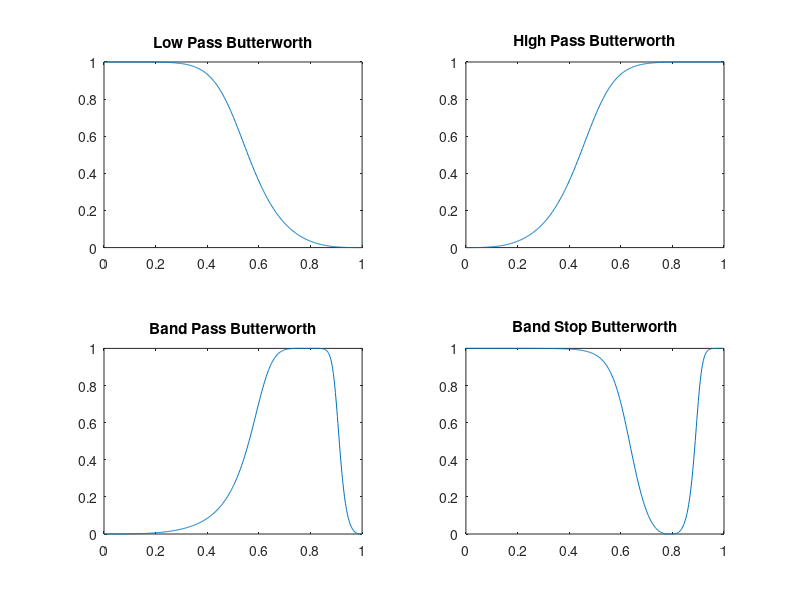
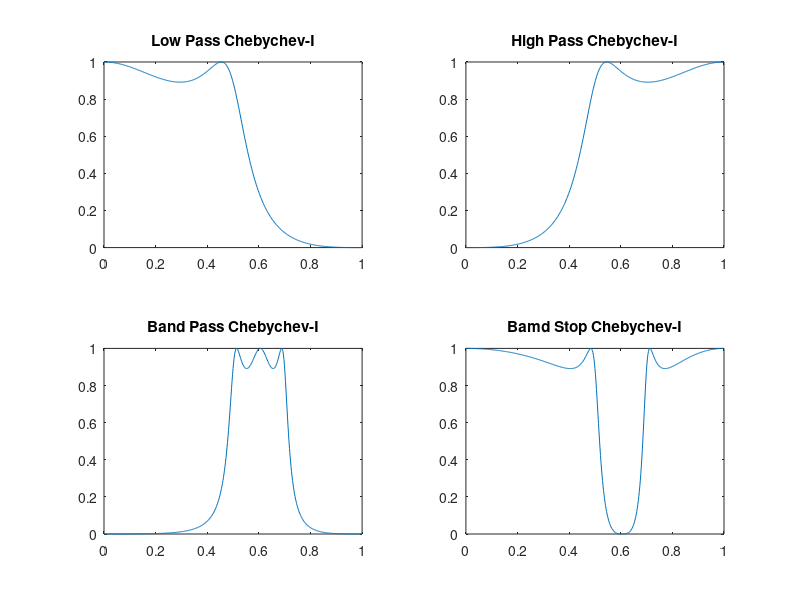
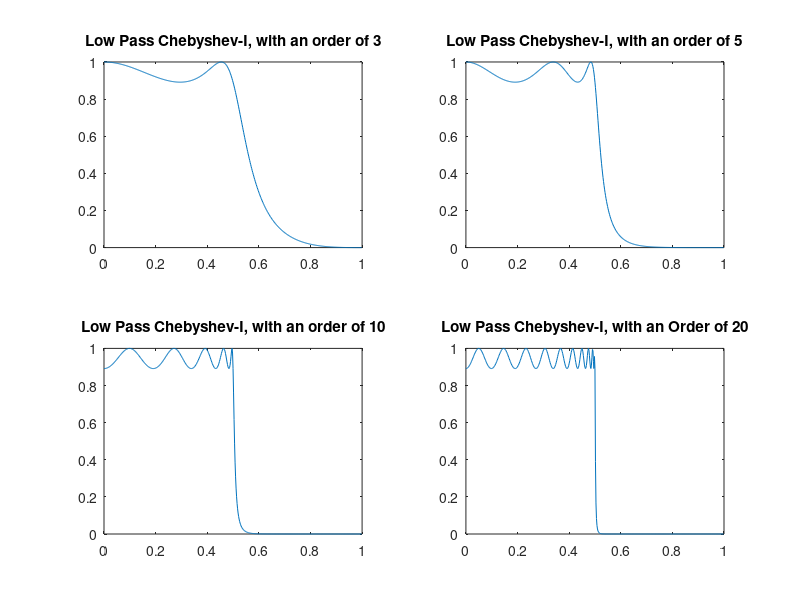
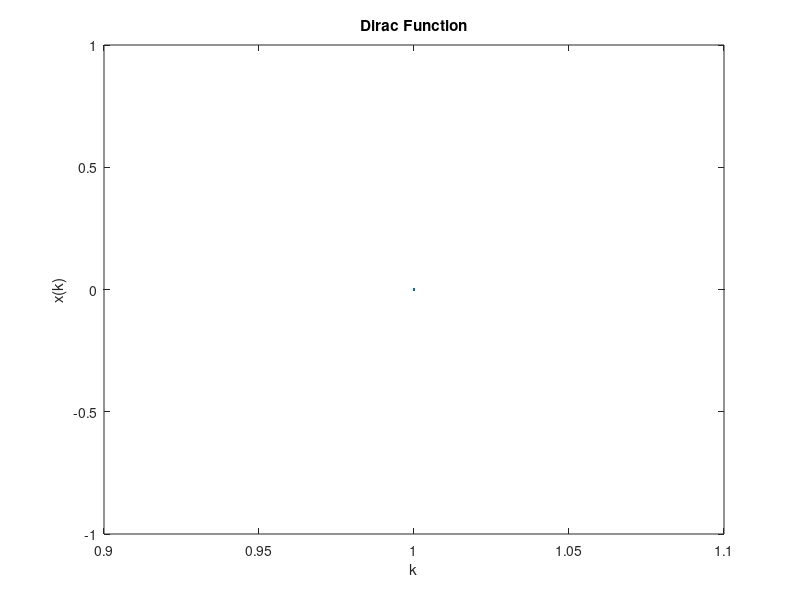

Recreate these plots in MATLAB, in order. (Note: this script raises an error after producing the figures.)

%%%%  Sam Pervaiz %%%%
%%%%%    LAB6&7   %%%%%

function SamLab6_7()


%  Question 1

[x,y] = butter(3,0.5,'low');
[H, W]= freqz(x,y);
figure(1);
subplot(2,2,1);
plot(W/pi, abs(H)); 
title('Low Pass Butterworth');

[x,y] = butter(3,0.5, 'high');
[H, W]= freqz(x,y);
subplot(2,2,2);
plot(W/pi, abs(H)); 
title('High Pass Butterworth');

[x,y] = butter(3,[0.6 0.9]);
[H, W]= freqz(x,y);
subplot(2,2,3);
plot(W/pi, abs(H));
title('Band Pass Butterworth');

[x,y] = butter(3,[0.6 0.9] , 'stop');
[H, W]= freqz(x,y);
subplot(2,2,4);
plot(W/pi, abs(H));
title('Band Stop Butterworth');

[x,y] = cheby1(3,1,0.5,'low');  
[H, W]= freqz(x,y);
figure(2);
subplot(2,2,1);
plot(W/pi, abs(H)); 
title('Low Pass Chebychev-I');

[x,y] = cheby1(3,1, 0.5, 'high');
[H, W]= freqz(x,y);
subplot(2,2,2);
plot(W/pi, abs(H));
title('High Pass Chebychev-I');

[x,y] = cheby1(3,1, [0.5 0.7]);
[H, W]= freqz(x,y);
subplot(2,2,3);
plot(W/pi, abs(H));
title('Band Pass Chebychev-I');

[x,y] = cheby1(3,1, [0.5 0.7] , 'stop');
[H, W]= freqz(x,y);
subplot(2,2,4);
plot(W/pi, abs(H)); 
title('Bamd Stop Chebychev-I');
figure(3);

[x,y] = cheby1(3,1,0.5,'low');
[H, W]= freqz(x,y);
subplot(2,2,1);
plot(W/pi, abs(H));
title('Low Pass Chebyshev-I, with an order of 3');

[x,y] = cheby1(5,1,0.5,'low');
[H, W]= freqz(x,y);
subplot(2,2,2);
plot(W/pi, abs(H)); 
title('Low Pass Chebyshev-I, with an order of 5');

[x,y] = cheby1(10,1,0.5,'low');
[H, W]= freqz(x,y);
subplot(2,2,3);
plot(W/pi, abs(H));
title('Low Pass Chebyshev-I, with an order of 10');

[x,y] = cheby1(20,1,0.5,'low');
[H, W]= freqz(x,y);
subplot(2,2,4);
plot(W/pi, abs(H));
title('Low Pass Chebyshev-I, with an Order of 20');

%Observations : The gradient of the Low Pass filter gets more ideal, also
% the ripple of the Low Pass filter increases by increasing the order 

% Question 2 

SamDirac=dirac(40, 20);
figure(4);   
plot(SamDirac); 
title('Dirac Function'); xlabel('k'); ylabel('x(k)');
Scale = 0.5; 
Ts = 1; 
Alpha = Scale*Ts;  
AlphaSignal = exp(-Alpha) ;
SamDiracAnticausalSmooth = zeros(length(SamDirac),1);
DiracLength=length(SamDirac)-2:-1:1;

for i =  DiracLength 
 SamDiracAnticausalSmooth(i) = Scale*Alpha*AlphaSignal*dirac(i+1)+(2*AlphaSignal)*SamDiracAnticausalSmooth(i+1)-(AlphaSignal^2)*SamDiracAnticausalSmooth(i+2);
end

figure(5)
stem (SamDiracAnticausalSmooth) ;
title('Anticausal Smoothing'); 
SamDiracCausalSmooth = zeros(length(SamDirac),1);

for i = 3:length(SamDirac);
 SamDiracCausalSmooth(i) = -Scale*Alpha*AlphaSignal*dirac(i-1)+(2*AlphaSignal)*SamDiracAnticausalSmooth(i-1)-(AlphaSignal^2)*SamDiracAnticausalSmooth(i-2);
end

figure(6)
stem (SamDiracCausalSmooth) ;
title('Causal Smmothing'); 
step10= step(40,10)
step30= step(40,30)
StepFinal=step10-step30;
figure(7)
stem(StepFinal)
StepCausal = zeros(length (StepFinal),1) ;

for i = 3 : length(StepFinal)
 StepCausal(i) = StepFinal(i)+AlphaSignal*(Alpha-1)*StepFinal(i-1)+(2*AlphaSignal)*StepCausal(i-1)-(AlphaSignal^2)*StepCausal(i-2) ;
end
figure(8)
stem (StepCausal) ;
title('Causal Deravative');
StepAnticausal = zeros(length (StepFinal),1);
StepLength = length(StepFinal)-2 : -1 : 1 ; 
for i = StepLength  
 StepAnticausal(i) = AlphaSignal*(Alpha+1)*step(i+1)-(AlphaSignal^2)*step(i+2)+(2*AlphaSignal)*StepAnticausal(i+1)-(AlphaSignal^2)*StepAnticausal(i+2) ;  
end

figure(9)
stem (StepAnticausal);
title('Anticausal Deravative');


% Question 3

SamBarbara = imread('C:\Users\Usama Perviz\Desktop\DSP-TP-1617\Lab6-7\images\barbara.gif');
figure(10);
imshow(SamBarbara);  
Case1st = zeros(size(SamBarbara)); 
Case2nd = zeros(size(SamBarbara)); 

for i = 1:size(SamBarbara, 2)
    SamImage1 = SamBarbara(:,i);
    CasualResponse = zeros(length (SamImage1),1) ;
    for i = 3 : length(SamImage1)
     CasualResponse(i) = SamImage1(i)+AlphaSignal*(Alpha-1)*SamImage1(i - 1)+(2*AlphaSignal)*CasualResponse(i-1)-(AlphaSignal^2)*CasualResponse(i-2) ;
    end
    AntiCausalResponse = zeros(length (SamImage1 ),1) ;
    BarbaraLength = length(SamImage1)-2 : -1 : 1 ;
    for i =  BarbaraLength
     AntiCausalResponse(i) = AlphaSignal*(Alpha+1)*SamImage1(i+1)-(AlphaSignal^2)*SamImage1(i+2)+(2*AlphaSignal)*AntiCausalResponse(i+1)-(AlphaSignal^2)*AntiCausalResponse(i+2) ;
    end
    TotalResponse1 = CasualResponse + AntiCausalResponse;
    Case1st(:,i) = TotalResponse1;            
end

figure(11);
imshow (Case1st, []);

for i = 1:size(SamBarbara, 2)
    image_2 = SamBarbara(i,:);
    CasualResponse = zeros(length (image_2),1) ;
    for i = 3 : length(image_2)
     CasualResponse(i) = image_2(i)+AlphaSignal*(Alpha-1)*image_2(i - 1)+(2*AlphaSignal)*CasualResponse(i-1)-(AlphaSignal^2)*CasualResponse(i-2) ;
    end
    AntiCausalResponse = zeros(length (image_2 ),1) ;
    BarbaraLength = length(image_2)-2 : -1 : 1 ;
    for i =  BarbaraLength
     AntiCausalResponse(i) = AlphaSignal*(Alpha+1)*image_2(i+1)-(AlphaSignal^2)*image_2(i+2)+(2*AlphaSignal)*AntiCausalResponse(i+1)-(AlphaSignal^2)*AntiCausalResponse(i+2) ;
    end
    TotalResponse2 = CasualResponse + AntiCausalResponse;
    Case2nd(i,:) = TotalResponse2;   
end

figure(12);
imshow (Case2nd, []);



function F1 =  dirac(n,N)       
    if ((n<1)||(n>N))
        disp('n > N-1');  
        F1= 0;
    else
        s = zeros(1,N);
        s(n) = 1 ;
        F1 = s;   
    end
end


function F1 =  step(n,N) 
    if ((n<1)||(n>N))
        disp('n > N-1'); 
        F1= 0;    
    else   
        s = zeros(N,1);   
        for i = n+1:N
            s(i) = 1 ;
        end
        F1 = s;
        figure(2)
        subplot(3,1,1)
        stem(F1) ;                        
        xlabel('X'); ylabel('Y')   
    end
end 
end